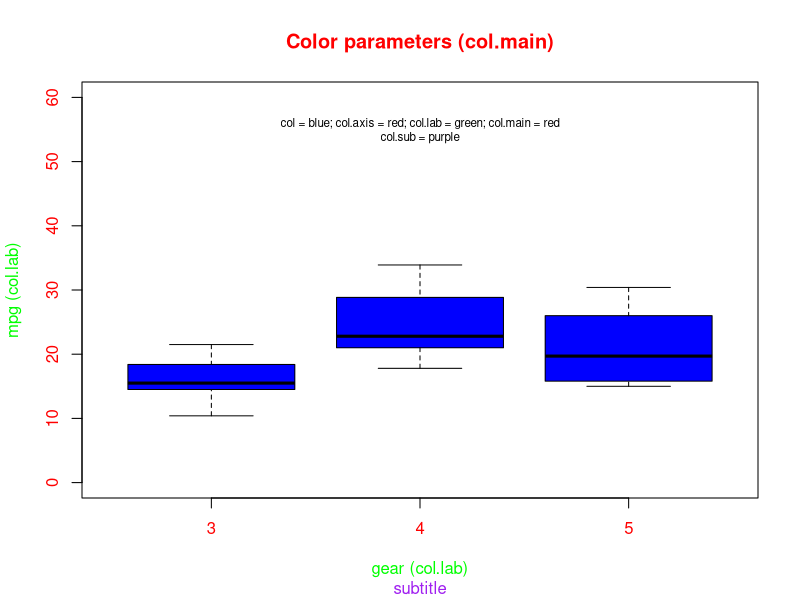

Generate this figure with R:
## ---- chunk 1
knitr::opts_chunk$set(echo = TRUE, fig.align = "center")
## ---- chunk 2
boxplot(mtcars$mpg ~ mtcars$gear,
        ylim = c(0, 60),
        xlab = "gear (col.lab)",
        ylab = "mpg (col.lab)",
        main = "Color parameters (col.main)",
        sub = "subtitle",
        col = "blue",
        col.axis = "red",
        col.lab = "green",
        col.main = "red",
        col.sub = "purple",
        fg = "brown",
        bg = "green")

text(2, 55, cex = 0.7,
     labels = "col = blue; col.axis = red; col.lab = green; col.main = red\ncol.sub = purple")
